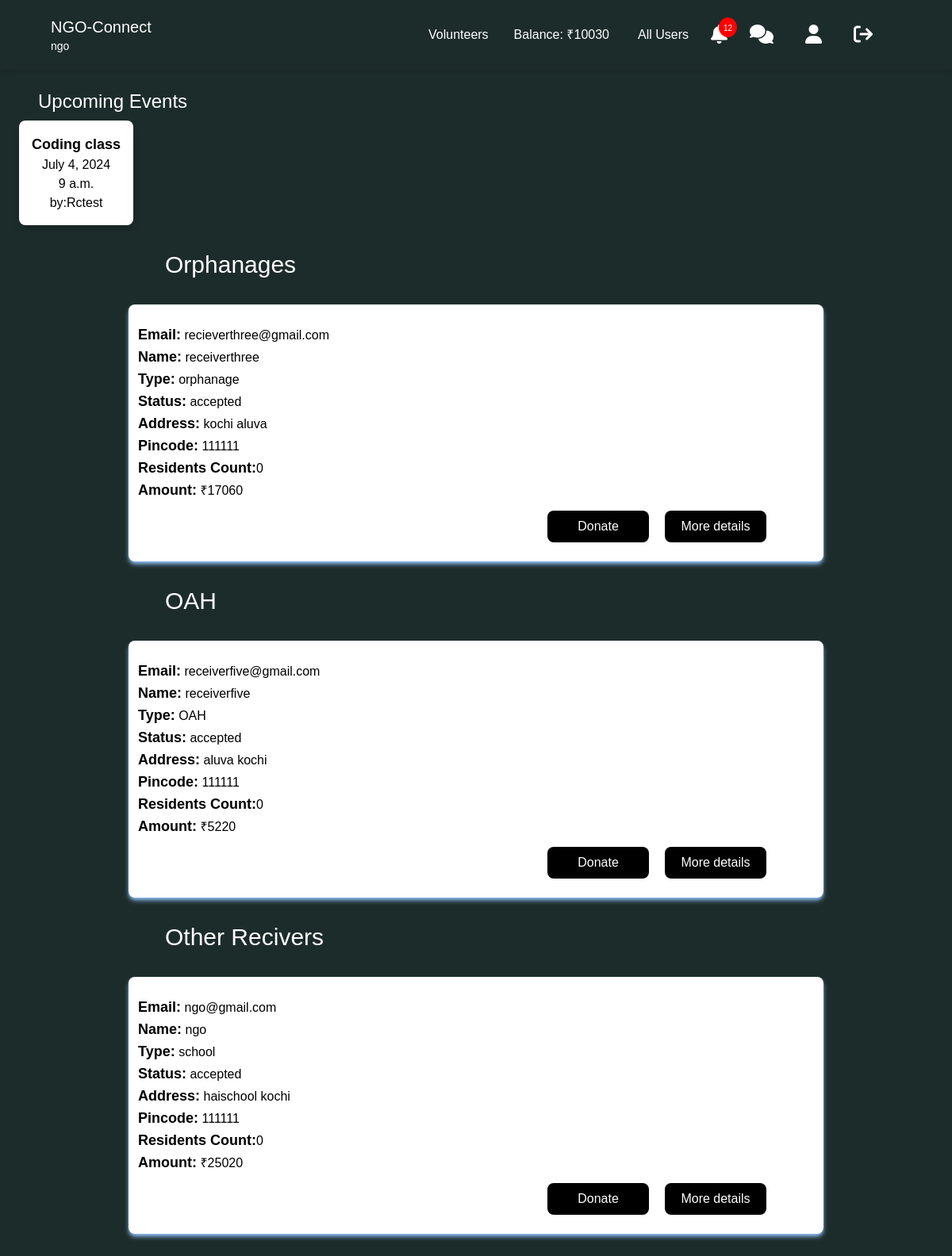
The page /ngo/ngo_base/ (signed in) on the database as committed earlier.
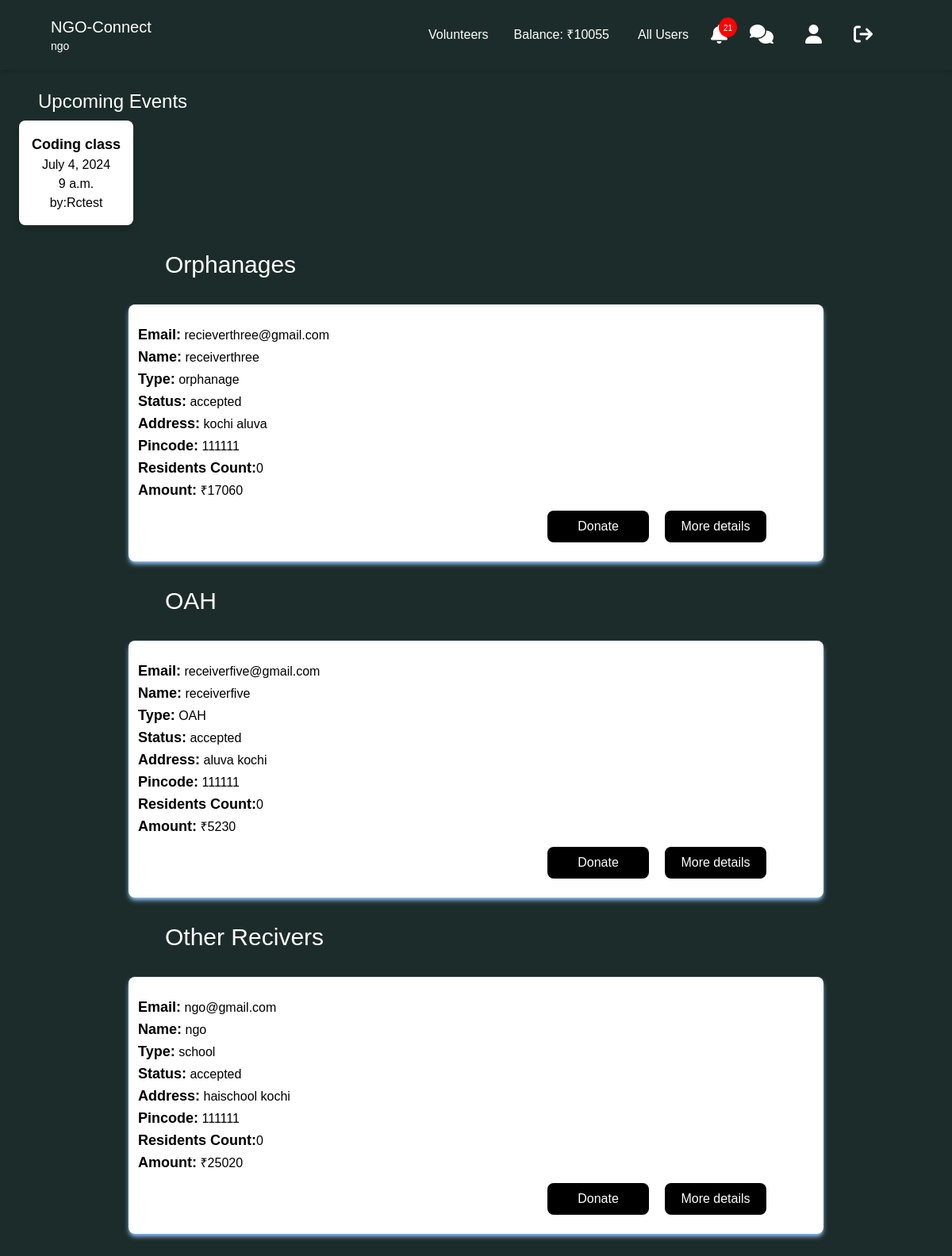
The same page on the database as committed later.
### ngo/models.py (models this page shows)
class NgoBank(models.Model):
    user = models.OneToOneField(User, on_delete=models.CASCADE)
    current_balance = models.IntegerField(null=True)

### reciever/models.py (models this page shows)
class RecieverBank(models.Model):
    user = models.OneToOneField(User, on_delete=models.CASCADE)
    current_balance = models.IntegerField(null=True)

### ngo/views.py (the view)
# urls.py: path('ngo_base/', views.ngo_base, name="ngo_base"),
@login_required(login_url="signup")
def ngo_base(request):
    user_name=request.user
    users = User.objects.all()
    user_details = ngousers.objects.all()
    reciever = ReceiverMoreDetails.objects.all()
    reciever_ngo = Reciever_under_ngo.objects.all()
    reciever_bank = RecieverBank.objects.all()
    reciever_residents = RecieverResidents.objects.all()
    count = 1
    ngo_request_count = Reciever_under_ngo.objects.filter(user=request.user, status='pending')
    ngo_request_oah_count = Reciever_under_ngo.objects.filter(
        user=request.user,
        status='accepted',
        reciever__receivermoredetails__reciever_type='OAH'  # Spanning relationships
    ).distinct().count()
    ngo_request_orphanage_count = Reciever_under_ngo.objects.filter(
        user=request.user,
        status='accepted',
        reciever__receivermoredetails__reciever_type='orphanage'  # Spanning relationships
    ).distinct().count()
    ngo_request_non_oah_orphanage_count = Reciever_under_ngo.objects.filter(
        user=request.user,
        status='accepted'
    ).exclude(
        reciever__receivermoredetails__reciever_type__in=['OAH', 'orphanage']
    ).distinct().count()
    try:
        bank = NgoBank.objects.get(user=request.user)
    except NgoBank.DoesNotExist:
        bank = NgoBank(user=request.user)
    notifications = Notifications.objects.filter(user=request.user).order_by('-id')
    notification_count = notifications.count()
    balance = ngousers.objects.get(user=request.user)
    reciever_requests = RecieverRequests.objects.filter(to_user=request.user, status='pending')
    residents_count = RecieverResidents.objects.values('reciever').annotate(total=Count('id'))
    residents_count_dict = {item['reciever']: item['total'] for item in residents_count}
    events = Events.objects.filter(date__gte=now().date()).order_by('date', 'start_time')
    context = {
        'me' : user_name,
        'users' : users,
        'user_details' : user_details,
        'count' : count,
        'reciever' : reciever,
        'reciever_ngo' : reciever_ngo,
        'ngo_request_count' : ngo_request_count,
        'ngo_request_oah_count' : ngo_request_oah_count,
        'ngo_request_orphanage_count' : ngo_request_orphanage_count,
        'ngo_request_non_oah_orphanage_count' : ngo_request_non_oah_orphanage_count,
        'bank' : bank,
        'notifications' : notifications,
        'notification_count' : notification_count,
        'balance' : balance,
        'reciever_bank' : reciever_bank,
        'reciever_requests' : reciever_requests,
        'residents_count': residents_count_dict,
        'events': events,
    }
    return render(request, 'ngo_base.html', context)

### ngo/templates/ngo_base.html (shortened to what the changed rows need)
<!DOCTYPE html>
<html lang="en">
<head>
    <script src="https://cdn.tailwindcss.com"></script>
    <link rel="stylesheet" href="https://cdnjs.cloudflare.com/ajax/libs/font-awesome/6.1.1/css/all.min.css" />
    <link
    rel="stylesheet"
    href="https://cdn.jsdelivr.net/npm/bootstrap-icons@1.3.0/font/bootstrap-icons.css"
  />
</head>
<body style="font-family: sans-serif; background-color: #1C2C2A;" >
<header
    class="lg:px-16 px-4 flex flex-wrap items-center py-4 shadow-md"
>
    <div class="hidden lg:flex lg:items-center lg:w-auto w-full" id="menu">
        <nav class="">
            <ul
                class="lg:flex items-center justify-between text-base text-gray-700 pt-4 lg:pt-0 px-4"
            >
            <li>
              <a class="md:p-4 py-3 px-0 block text-white" href="/ngo/ngo_balance_sheet">Balance: ₹{{bank.current_balance}}</a>
            </li>
            <li class="relative">
              <a href="#" class="px-2" id="notificationButton">
                <div class="notification-icon">
                    <i class="fas fa-bell fa-xl text-white"></i>
                    <span class="badge">{{ notification_count }}</span>
                </div>
              </a>
            </li>
            </ul>
        </nav>
    </div>
</header>
{% if events %}
<section class="mx-4 my-6">
  <h1 class="text-white text-2xl px-8">Upcoming Events</h1>
  <div class="flex overflow-x-scroll scrollbar-hide">
    {% for i in events %}
    <div class="min-w-max bg-white shadow-lg rounded-lg p-4 m-2">
      <h2 class="text-center text-lg font-bold">{{ i.event_name }}</h2>
      <h2 class="text-center text-md">{{ i.date }}</h2>
      <h2 class="text-center text-md">{{ i.start_time }}</h2>
      <h2 class="text-center text-md">by:{{ i.user.first_name }}</h2>
    </div>
    {% endfor %}
  </div>
</section>
{% endif %}
<section class="text-center my-6 mx-4">
    <div class="text-center">
      {% if ngo_request_orphanage_count != 0 %}
      <h2 class="text-left mx-48 my-5 text-3xl mt-5 text-white">Orphanages</h2>
      {% endif %}
    {% if ngo_request_oah_count != 0 %}
        <h2 class="text-left mx-48 my-5 text-3xl mt-5 text-white">OAH</h2>
        <div class="flex flex-wrap justify-center">
          {% for user in users %} {% for detail in user_details %} {% if detail.user == user %}
          {% if detail.user_type == "Receiver" %}
          {% for r in reciever %}
          {% if r.user == user and r.reciever_type == 'OAH' %}
          {% for i in reciever_ngo %}
          {% if i.reciever == user and i.user == me and i.status == 'accepted' %}
          <div class="w-3/4 mx-2 shadow-md shadow-blue-300 p-3 my-3 bg-white rounded-lg">
            <ul class="mt-3">
              <li class="text-left"><span class="font-semibold text-lg">Email:</span> {{ user.username }}</li>
              <li class="text-left"><span class="font-semibold text-lg">Name:</span> {{ user.first_name }}</li>
              <li class="text-left"><span class="font-semibold text-lg">Type:</span> {{ r.reciever_type }} </li>
              <li class="text-left"><span class="font-semibold text-lg">Status:</span> {{ i.status }} </li>
              <li class="text-left"><span class="font-semibold text-lg">Address:</span> {{ detail.address }}</li>
              <li class="text-left"><span class="font-semibold text-lg">Pincode:</span> {{ detail.pincode }}</li>
              <li class="text-left"><span class="font-semibold text-lg">Residents Count:</span>{% if r.residents_count %} {{ r.residents_count }} {% else %}0{% endif %}</li>
              {% for bal in reciever_bank %}
              {% if bal.user == detail.user %}
                <li class="text-left"><span class="font-semibold text-lg">Amount:</span> ₹{{ bal.current_balance }}</li>
              {% endif %}
              {% endfor %}
            </ul>
            <div class="flex justify-end mr-10">
              <form method="post" action="/ngo/ngo_donate_btn_request">
                  <button type="submit" class="my-3 px-3 w-32 h-10 bg-black text-white rounded-lg">Donate</button>
              </form>
              <form method="post" action="/ngo/ngo_reciever_details" class="px-5">
                <button type="submit" class="my-3 px-3 w-32 h-10 bg-black text-white rounded-lg">More details</button>
              </form>
            </div>
          </div>
          {% endif %}
          {% endfor %}
          {% endif %}
          {% endfor %}
          {% endif %}
          {% endif %} {% endfor %} {% endfor %}
        </div>
        {% endif %}
      {% if ngo_request_non_oah_orphanage_count != 0 %}
      <h2 class="text-left mx-48 my-5 text-3xl mt-5 text-white">Other Recivers</h2>
    {% endif %}
      </div>
    </section>
  </body>
</html>

Rows that differ between the two databases and show on the page:
changed NgoBank: current_balance "10030" → "10055"
changed RecieverBank (number 2 of 3 on the later page): current_balance "5220" → "5230"
Other text that changed with them:
{{ notification_count }}: "12" → "21"
